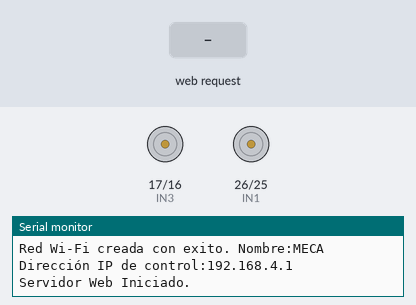
Recording of a sketch running on a simulated ESP32. Parts: motor-driver pin pairs drawn as motors (green arrow = first pin HIGH = forward, orange = second pin HIGH = backward, longer = more drive), the last lines printed to the serial monitor. The inputs (shaded band) are chosen by the test bench.

Above: at 1.2 s.
1.3 s: HTTP request GET /forward received
At 1.8 s:
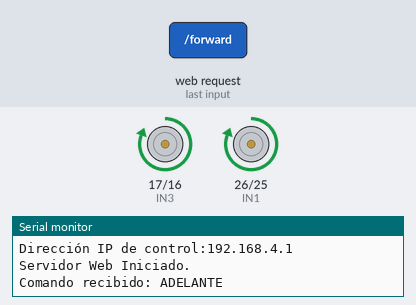
2.8 s: HTTP request GET /backward received
At 4.0 s:
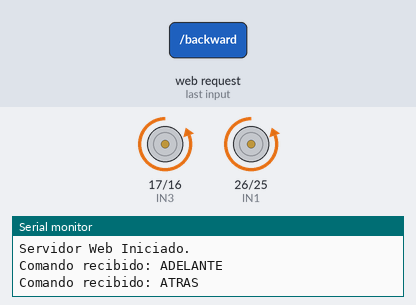
4.3 s: HTTP request GET /left received
At 5.3 s:
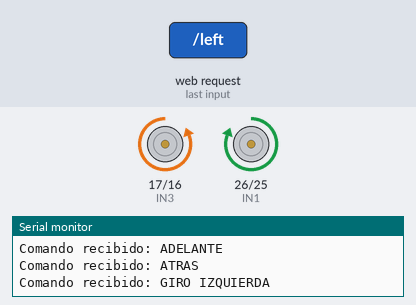
5.8 s: HTTP request GET /right received
At 6.5 s:
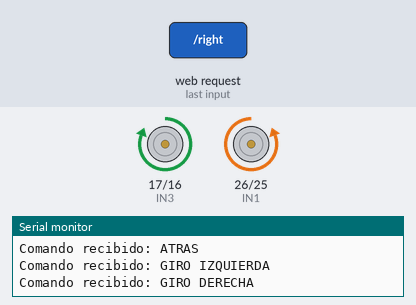
Timing chart, 0 to 8.3 s (numbered marks = the images above; inputs shaded):
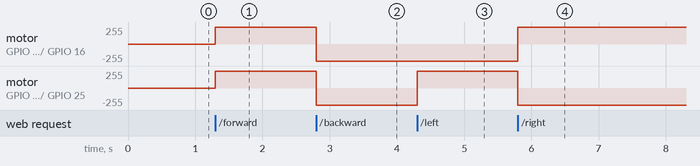

The sketch:

MECA_code.ino
```cpp
#include <WiFi.h>
#include <WebServer.h>

// Credenciales de red que emitirá el ESP32:
const char* ssid = "MECA";
const char* password = "";

// Asignación de pines para el Puente H L298N:
const int IN1 = 26; // Motor Derecho - Dirección A
const int IN2 = 25; // Motor Derecho - Dirección B

const int IN3 = 17; // Motor Izquierdo - Dirección A
const int IN4 = 16; // Motor Izquierdo - Dirección B

// Inicializador del servidor web en el puerto 80:
WebServer server(80);

// Página HTML de control (Interfaz de la web):

const char HTML_PAGE[] PROGMEM = R"rawliteral(
<!DOCTYPE html>
<html>
<head>
    <meta name="viewport" content="width=device-width, initial-scale=1.0">
    <title>Panel de Control - Artemis</title>
    <style>

        body { font-family: Arial, sans-serif; text-align: center; background-color: #121212; color: #ffffff; margin: 0; padding: 20px; }
        h1 { color: white; margin-bottom: 30px; }
        .btn-container { display: grid; grid-template-columns: repeat(3, 1fr); gap: 15px; max-width: 300px; margin: 0 auto; }
        .btn-flex { display: flex; width: auto; justify-content: space-between; gap: 0.5rem; aling-items: center; }
        .btn { background-color: #4f4f4f; color: white; border: none; padding: 20px; font-size: 18px; font-weight: bold; border-radius: 10px; cursor: pointer; touch-action: manipulation; }
        .btn:active { background-color: #1565c0; }
        .btn-stop { background-color: #e53935; width: 300px; grid-column: span 3; }
        .empty { visibility: hidden; }

    </style>
</head>
<body>
    <h1>ARTEMIS CONTROL</h1>
    <div class="btn-container">

        <div class="btn-flex">
          <button class="btn" id="btn-izquierda" onclick="sendCommand('/left')">&#9664;<br>IZQ</button>
          <button class="btn" id="btn-adelante" onclick="sendCommand('/forward')">&#9650;<br>ADELANTE</button>
          <button class="btn" id="btn-derecha" onclick="sendCommand('/right')">&#9654;<br>DER</button>
        </div>

        <button class="btn btn-stop" id="btn-parar" onclick="sendCommand('/stop')">DETENER</button>

        <button class="btn" id="btn-atras" onclick="sendCommand('/backward')">&#9660;<br>ATRAS</button>

    </div>

    <script>
      function sendCommand(path) {
          fetch(path).catch(err => console.log(err));
      }

      // Mapeo de teclas con los ID de los botones y la acción que ejecuta:
      const teclasValidas = {
        'w': { id: 'btn-adelante', accion: '/forward' },
        'a': { id: 'btn-izquierda', accion:'/left' },
        's': { id: 'btn-atras', accion: '/backward' },
        'd': { id: 'btn-derecha', accion: '/right' },
        'W': { id: 'btn-adelante', accion: '/forward' },
        'A': { id: 'btn-izquierda', accion:'/left' },
        'S': { id: 'btn-atras', accion: '/backward' },
        'D': { id: 'btn-derecha', accion: '/right' },
      };

      // Detectar cuando se presiona la tecla (JAVASCRIPT):
      document.addEventListener('keydown', function(event) {
        const configuracion = teclasValidas[event.key];

        if (configuracion) {
          const boton = document.getElementById(configuracion.id);

          // Se evita enviar repeticiones del mismo comando mientras la tecla está hundida
          if (!event.repeat) {
            boton.classList.add('active'); //Mismo efecto de presionar la tecla
            sendCommand(configuracion.accion); //Envía la petición a EPS32
          }

        }

      });

      // Detectar cuando se deja de presionar la tecla (JAVASCRIPT):
      document.addEventListener('keyup', function(event) {
        const configuracion = teclasValidas[event.key];
        if (configuracion) {
          const boton = document.getElementById(configuracion.id);
          boton.classList.remove('active');

          //Si se deja de presionar la tecla, se activa el STOP:
          sendCommand('/stop')

        }
      });

    </script>
</body>
</html>
)rawliteral";

// Definición de funciones de movimiento:
void detendAll() {
  digitalWrite(IN1, LOW);
  digitalWrite(IN2, LOW);
  digitalWrite(IN3, LOW);
  digitalWrite(IN4, LOW);
}

void handleRoot() {
  server.send(200, "text/html", HTML_PAGE);
}

void handleForward() {
  digitalWrite(IN1, HIGH); digitalWrite(IN2, LOW);
  digitalWrite(IN3, HIGH); digitalWrite(IN4, LOW);
  Serial.println("Comando recibido: ADELANTE");
  server.send(200, "text/plain", "OK");
}

void handleBackward() {
  digitalWrite(IN1, LOW); digitalWrite(IN2, HIGH);
  digitalWrite(IN3, LOW); digitalWrite(IN4, HIGH);
  Serial.println("Comando recibido: ATRAS");
  server.send(200, "text/plain", "OK");
}

void handleLeft() {
  digitalWrite(IN1, HIGH); digitalWrite(IN2, LOW);
  digitalWrite(IN3, LOW); digitalWrite(IN4, HIGH);
  Serial.println("Comando recibido: GIRO IZQUIERDA");
  server.send(200, "text/plain", "OK");
}

void handleRight() {
  digitalWrite(IN1, LOW); digitalWrite(IN2, HIGH);
  digitalWrite(IN3, HIGH); digitalWrite(IN4, LOW);
  Serial.println("Comando recibido: GIRO DERECHA");
  server.send(200, "text/plain", "OK");
}

void handleStop() {
  detendAll();
  Serial.println("Comando recibido: DETENER");
  server.send(200, "text/plain", "OK");
}

void setup() {
  // Inicia comunicación con la computadora a 115200 baudios:
  Serial.begin(115200);
  Serial.println("\n--- Iniciando Sistema Artemis ---");

  // Configurar pines como salidas digitales:
  pinMode(IN1, OUTPUT);
  pinMode(IN2, OUTPUT);
  pinMode(IN3, OUTPUT);
  pinMode(IN4, OUTPUT);
  detendAll(); // Asegurar motores apagados al iniciar

  // Configuración del ESP32 como Punto de Acceso:
  WiFi.softAP(ssid, password);

  // Se muestra información de la conexión en la consola:
  Serial.print("Red Wi-Fi creada con exito. Nombre:");
  Serial.println(ssid);
  Serial.print("Dirección IP de control:");
  Serial.println(WiFi.softAPIP());

  //Definir rutas del servidor web:
  server.on("/", handleRoot);
  server.on("/forward", handleForward);
  server.on("/backward", handleBackward);
  server.on("/left", handleLeft);
  server.on("/right", handleRight);
  server.on("/stop", handleStop);

  server.begin();
  Serial.println("Servidor Web Iniciado.");


}

void loop() {
  // Código que se repite:

  server.handleClient(); // Atender peticiones de la red

}
```

Measured:
- after the input at 1.3 s, motor on GPIO 17 (IN3) / GPIO 16 (IN4), motor on GPIO 26 (IN1) / GPIO 25 (IN2): stopped → forward 255/255 at once
- after the input at 2.8 s, motor on GPIO 17 (IN3) / GPIO 16 (IN4), motor on GPIO 26 (IN1) / GPIO 25 (IN2): forward 255/255 → backward 255/255 at once
- after the input at 4.3 s, motor on GPIO 26 (IN1) / GPIO 25 (IN2): backward 255/255 → forward 255/255 at once
- after the input at 5.8 s, motor on GPIO 17 (IN3) / GPIO 16 (IN4): backward 255/255 → forward 255/255 at once; motor on GPIO 26 (IN1) / GPIO 25 (IN2): forward 255/255 → backward 255/255 at once
